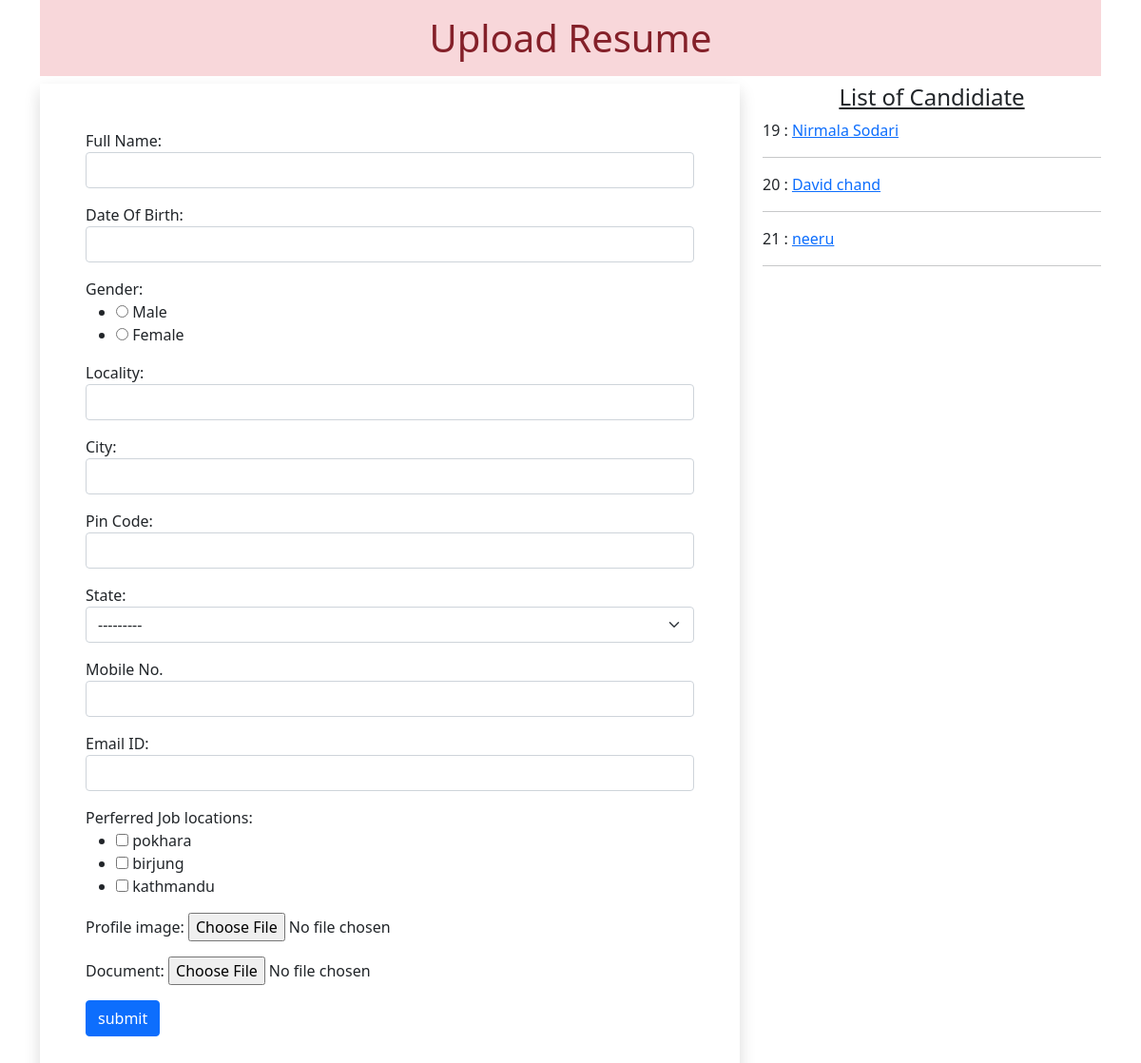
The page / on the database its author committed.
### myapp/models.py (models this page shows)
class Resume(models.Model):
    name=models.CharField(max_length=50)
    dob=models.DateField(auto_now=False,auto_now_add=False)
    gender=models.CharField(max_length=50)
    locality=models.CharField(max_length=50)
    city=models.CharField(max_length=50)
    pin=models.PositiveIntegerField()
    state=models.CharField(choices=STATE_CHOICE, max_length=100)
    mobile=models.PositiveIntegerField()
    email=models.EmailField()
    job_city=models.CharField(max_length=50)
    profile_image=models.ImageField(upload_to='profileimg',blank=True)
    my_file=models.FileField(upload_to='doc',blank=True)

### myapp/views.py (the view, shortened to what this page needs)
# urls.py: path('',views.HomeView.as_view(),name='home'),
class HomeView(View):
    def get(self, request):
        form = ResumeForm()
        candidates = Resume.objects.all()
        return render(request, 'myapp/home.html', {'candidates': candidates, 'form': form})

### myapp/templates/myapp/home.html (shortened to what this page needs)
<!doctype html>
{% load static %}
<html lang="en">
    <head>
        <link href="https://cdn.jsdelivr.net/npm/bootstrap@5.1.3/dist/css/bootstrap.min.css"
              rel="stylesheet"
>
        <link rel="stylesheet" href={% static 'myapp/style.css' %}>
        <link rel="stylesheet"
              href="//code.jquery.com/ui/1.13.1/themes/base/jquery-ui.css">
    </head>
    <body>
        <div class="container">
            <h1 class="alert-danger text-center p-3">Upload Resume</h1>
            <div class="row">
                <div class="col-sm-8">
                    <form action=""
                          method="post"
                          enctype="multipart/form-data"
                          class="shadow p-5">
                        {% for fm in form %}
                            <div class="from-group mb-3">
                                {{ fm.label_tag }} {{ fm }} <small class="text-danger">{{ fm.errors|striptags }}</small>
                            </div>
                        {% endfor %}
                        <input type="submit" value="submit" class="btn btn-primary">
                    </form>
                </div>
                <div class="col-sm-4">
                    <h4 class="text-center ">
                        <u>List of Candidiate</u>
                    </h4>
                    {% for candidate in candidates %}
                        {{candidate.id}} : <a href={% url 'candidate' candidate.id %}>{{candidate.name}}</a>
                        <hr>
                    {% endfor %}
                </div>
            </div>
        </div>
    </body>
</html>

### rows shown on the page
Resume: id "19", name "Nirmala Sodari"
Resume: id "20", name "David chand"
Resume: id "21", name "neeru"

### other values the page prints
{{ fm.label_tag }} "Full Name:" "Date Of Birth:" "Gender:" "Locality:" "City:" "Pin Code:" "State:" "Mobile No." "Email ID:" "Perferred Job locations:" "Profile image:" "Document:"
